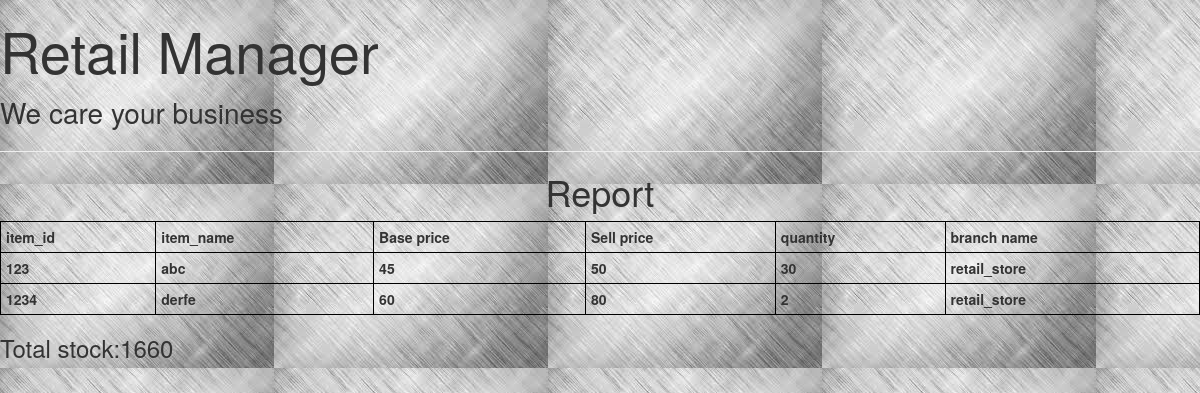
The app's page /shop_report.php (signed in) with its own data.
### tables this page shows
CREATE TABLE IF NOT EXISTS `stock` (
  `item_id` varchar(50) NOT NULL,
  `item_name` varchar(50) NOT NULL,
  `base_price` int(30) NOT NULL,
  `sell_price` int(30) NOT NULL,
  `Quantity` int(30) NOT NULL,
  `branch_name` varchar(50) NOT NULL,
  `manager_email_id` varchar(50) NOT NULL,
  `shop_name` varchar(50) NOT NULL,
  PRIMARY KEY (`item_id`),
  UNIQUE KEY `item_id` (`item_id`),
  KEY `branch_name` (`branch_name`),
  KEY `shop_name` (`shop_name`),
  KEY `manager_email_id` (`manager_email_id`)
);

CREATE TABLE IF NOT EXISTS `branch` (
  `shop_name` varchar(50) NOT NULL,
  `shop_email_id` varchar(50) NOT NULL,
  `manager_email_id` varchar(50) NOT NULL,
  `branch_name` varchar(50) NOT NULL,
  `manager_name` varchar(50) NOT NULL,
  `address` text NOT NULL,
  `city` varchar(30) NOT NULL,
  `phone_no` bigint(10) NOT NULL,
  `password` varchar(50) NOT NULL,
  `request1` varchar(30) DEFAULT NULL,
  `request2` varchar(30) DEFAULT NULL,
  `request3` varchar(30) DEFAULT NULL,
  PRIMARY KEY (`manager_email_id`),
  KEY `shop_email_id` (`shop_email_id`)
);

### shop_report.php (the view, shortened to what this page needs)
<?php
	$email=$_SESSION['email'];
	$stype=$_GET['rtype'];
?>
<!DOCTYPE html>
	<head>
			  <link rel="stylesheet" href="css/bootstrap.min.css">
	</head>
		<body>
				<div class="page-header">
				<h1 style="font-size:200%;">Retail Manager</h1>
				<p>We care your business</p>
				</div>
				<?php
								echo "<center><h1>$stype Report</h1></center>";
				?>
				<table>
						<?php
								$report=0;
								if($stype=="sales")
								{
									echo "<tr><th>Invoice number</th><th>orderid</th><th>item_id</th><th>item_name</th><th>Base price</th><th>Sell price</th><th>quantity</th><th>amount</th><th>date</th><th>time</th></tr>";
									$res=mysql_query("SELECT o.inv_no, `orderid`, `item_id`, `item_name`, `base_price`, sell_price,`quantity`, `amount`,s.date,s.time FROM `order` o,sales s,branch b WHERE o.inv_no=s.inv_no and s.manager_email_id=b.manager_email_id and b.shop_email_id='$email' ") or die("Error".mysql_error());
									while($row=mysql_fetch_row($res))
									{			$report=$report+$row[5]*$row[6];
											echo "<tr><th>$row[0]</th><th>$row[1]</th><th>$row[2]</th><th>$row[3]</th><th>$row[4]</th><th>$row[5]</th><th>$row[6]</th><th>$row[7]</th><th>$row[8]</th><th>$row[9]</th></tr>";
										}
										echo "</table>";
										echo "<h3>Total sales:$report</h3>";
								}
								else
								{
									 echo "<tr><th>item_id</th><th>item_name</th><th>Base price</th><th>Sell price</th><th>quantity</th><th>branch name</th></tr>";
									$res=mysql_query("SELECT distinct `item_id`, `item_name`, `base_price`, sell_price,`quantity`,b.branch_name FROM stock s,branch b WHERE s.manager_email_id=b.manager_email_id and b.shop_email_id='$email'") or die("Error".mysql_error());
									while($row=mysql_fetch_row($res))
									{			$report=$report+$row[3]*$row[4];
											echo "<tr><th>$row[0]</th><th>$row[1]</th><th>$row[2]</th><th>$row[3]</th><th>$row[4]</th><th>$row[5]</th></tr>";
										}
										echo "</table>";
										echo "<h3>Total stock:$report</h3>";
								}
						?>
		</body>
		<html>

### shop_report.php (style rules this page uses)
th,td { border: 1px solid black; text-align: left; padding: 5px; }
table { border: 1px solid black; max-height: 100%; min-width:100%; }

### records on screen
stock: item_id "123", item_name "abc", base_price "45", sell_price "50", Quantity "30", manager_email.branch_name "retail_store"
stock: item_id "1234", item_name "derfe", base_price "60", sell_price "80", Quantity "2", manager_email.branch_name "retail_store"

### other values on screen
$report "1660"
